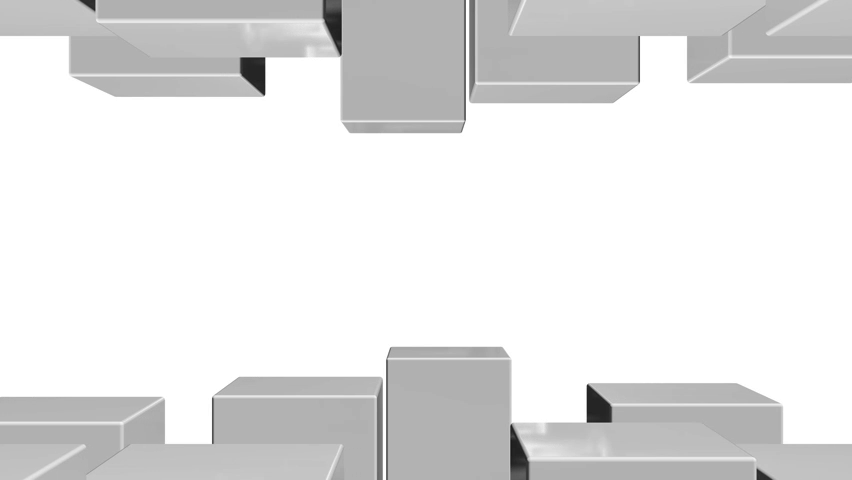
#> input picture frame 11 of Cryptos.mp4, 852 x 480 px
$ python Histogramme.py
#> lines starting #> are read from the running program, lines starting #| are printed output that depends on the picture; pictures that were not available may be replaced by others from this repository, and a replacement may not be noted
import cv2
import matplotlib.pyplot as plt

def plot_histogram(image, title):
    # Calculate histogram
    hist = cv2.calcHist([image], [0], None, [256], [0, 256])

    # Plot histogram
    plt.figure()
    plt.title(title)
    plt.xlabel("Pixel Value")
    plt.ylabel("Frequency")
    plt.plot(hist)
    plt.xlim([0, 256])
    plt.show()

def display_histograms(original_video_path, compressed_video_path):
    # Open the original video file for reading
#> called with original_video_path = 'Cryptos.mp4', compressed_video_path = 'encrypted_video.mp4'
    original_cap = cv2.VideoCapture(original_video_path)

    # Open the compressed video file for reading
    compressed_cap = cv2.VideoCapture(compressed_video_path)

    # Create a figure with two subplots
    fig, axs = plt.subplots(1, 2, figsize=(12, 4))

    # Loop through the frames
    while original_cap.isOpened() and compressed_cap.isOpened():
        # Read the original frame
        ret_original, original_frame = original_cap.read()
#> original_frame is the input picture: shape (480, 852, 3); min 27, max 255, mean 227.9

        # Read the compressed frame
        ret_compressed, compressed_frame = compressed_cap.read()

        if ret_original and ret_compressed:
            # Convert the frames to grayscale
            original_frame_gray = cv2.cvtColor(original_frame, cv2.COLOR_BGR2GRAY)
            compressed_frame_gray = cv2.cvtColor(compressed_frame, cv2.COLOR_BGR2GRAY)

            # Calculate histograms
            original_hist = cv2.calcHist([original_frame_gray], [0], None, [256], [0, 256])
#> original_hist = 256 values, max 256889 at index 255, min 0 at index 0, mean 1597.5
            compressed_hist = cv2.calcHist([compressed_frame_gray], [0], None, [256], [0, 256])
#> compressed_hist has the same summary as original_hist

            # Plot histograms
            axs[0].cla()
            axs[0].plot(original_hist)
            axs[0].set_title("Original Frame Histogram")
            axs[0].set_xlabel("Pixel Value")
            axs[0].set_ylabel("Frequency")

            axs[1].cla()
            axs[1].plot(compressed_hist)
            axs[1].set_title("Compressed Frame Histogram")
            axs[1].set_xlabel("Pixel Value")
            axs[1].set_ylabel("Frequency")

            # Update the plot
            plt.tight_layout()
            plt.pause(0.01)
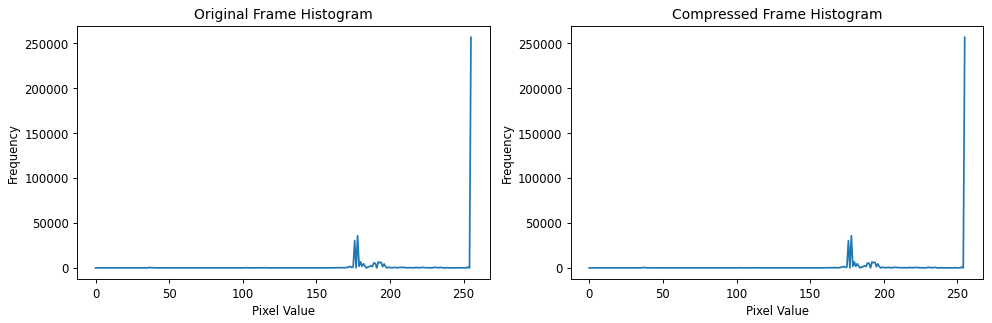
#> figure drawn by matplotlib, 2 panels; panel 1: curve peaks at x = 255, y = 256889; panel 2: curve peaks at x = 255, y = 256889

        else:
            break

    # Release the video capture objects
    original_cap.release()
    compressed_cap.release()

    # Close the plot window
    plt.close(fig)

original_video_path = "Cryptos.mp4"
compressed_video_path = "encrypted_video.mp4"

display_histograms(original_video_path, compressed_video_path)
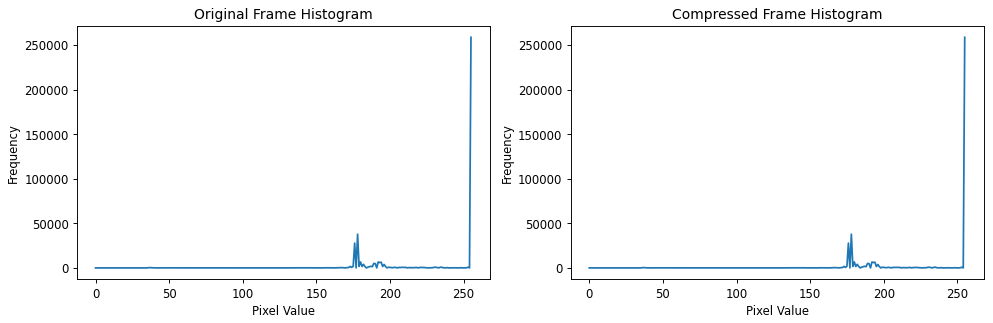
#> figure drawn by matplotlib, 2 panels; panel 1: curve peaks at x = 255, y = 258793; panel 2: curve peaks at x = 255, y = 258793

$ run again, starting later in the video
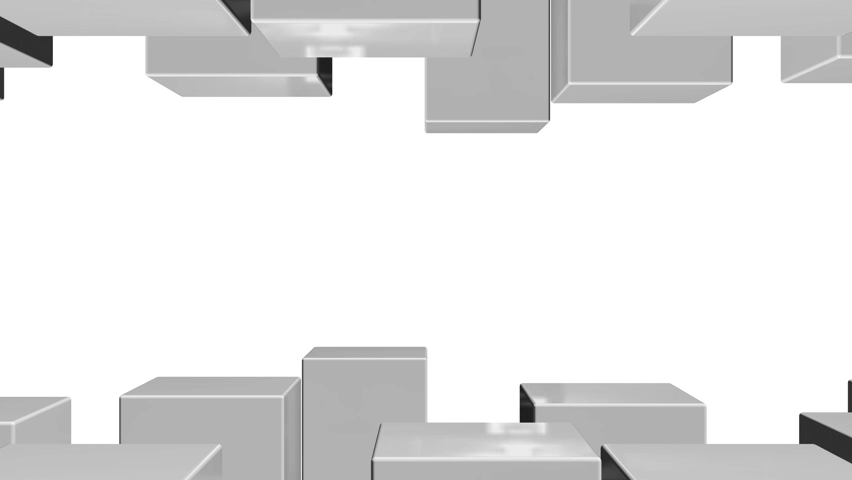
#> input picture frame 52 of Cryptos.mp4, 852 x 480 px
#> in display_histograms, original_frame is the input picture: shape (480, 852, 3); min 23, max 255, mean 228.4
#> original_hist = 256 values, max 260794 at index 255, min 0 at index 0, mean 1597.5
#> compressed_hist has the same summary as original_hist
#> in display_histograms, `plt.pause(0.01)`:
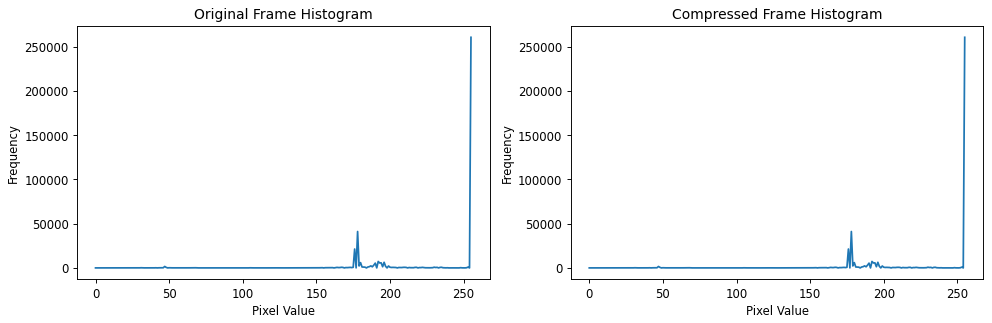
#> figure drawn by matplotlib, 2 panels; panel 1: curve peaks at x = 255, y = 260794; panel 2: curve peaks at x = 255, y = 260794

$ run again, starting later in the video
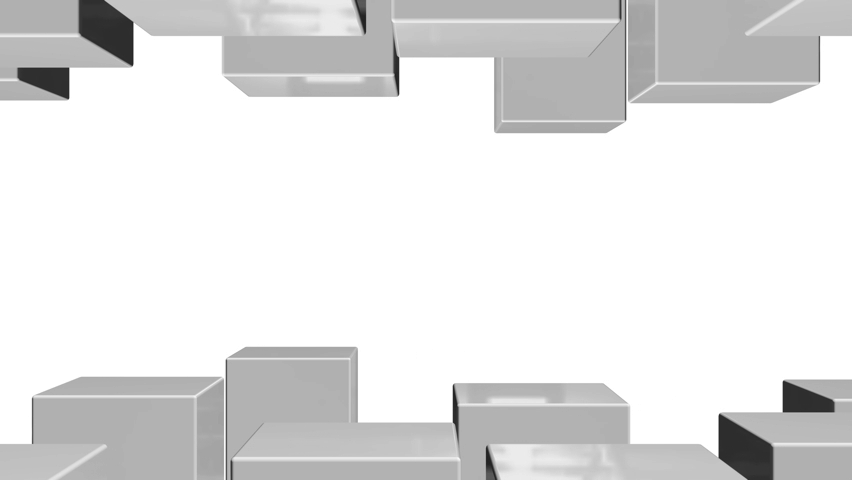
#> input picture frame 93 of Cryptos.mp4, 852 x 480 px
#> in display_histograms, original_frame is the input picture: shape (480, 852, 3); min 33, max 255, mean 226.7
#> original_hist = 256 values, max 257291 at index 255, min 0 at index 0, mean 1597.5
#> compressed_hist has the same summary as original_hist
#> in display_histograms, `plt.pause(0.01)`:
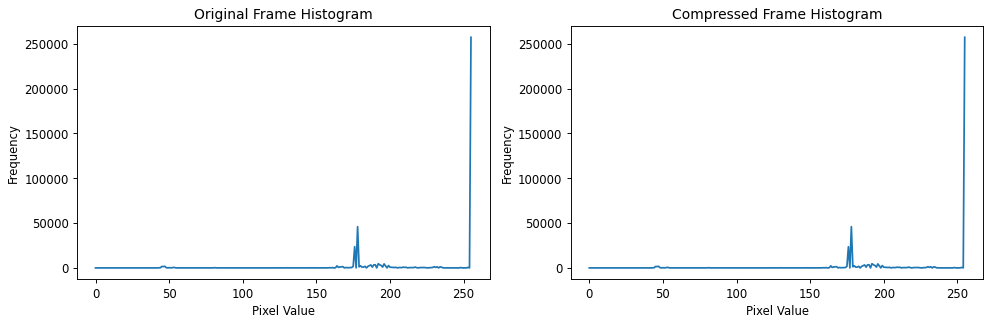
#> figure drawn by matplotlib, 2 panels; panel 1: curve peaks at x = 255, y = 257291; panel 2: curve peaks at x = 255, y = 257291
#> `display_histograms(original_video_path, compressed_video_path)`:
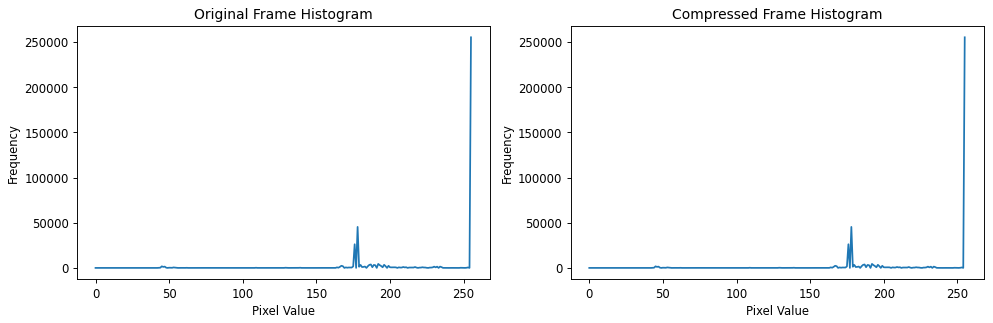
#> figure drawn by matplotlib, 2 panels; panel 1: curve peaks at x = 255, y = 255184; panel 2: curve peaks at x = 255, y = 255184
